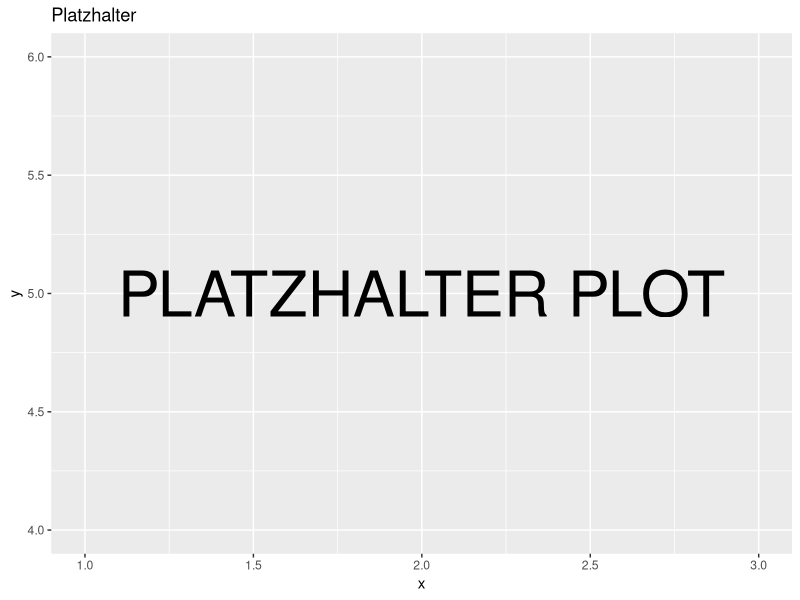

This chart was generated by the following R code:
library(ggplot2)
library(ggtext)

TS_GREEN <- "#b5c948"
RED <- "#D81B60"
cols_4 <- c(TS_GREEN, "#3E3D3C", "#1E88E5", RED)
PAL_AMPEL <- c(TS_GREEN, "#FFFF00", RED)

#hcl.pals(type = "diverging")
#scales::show_col(hcl.colors(6, "Purple-Green"))
cols_6 <- hcl.colors(6, "Purple-Green")
COLS_6_orig <- c('#8c510a','#d8b365','#f6e8c3','#c7eae5','#5ab4ac','#01665e')
COLS_6 <- c('#7a4a0c', '#cfb77c', '#f4e9d2', '#c0e3dc', '#4ca89f', '#155c52')

PAL5_DIV_orig <- c('#a6611a','#dfc27d','#f5f5f5','#80cdc1','#018571')
PAL5_DIV <- c('#874d16', '#d6bb88', '#f0f0f0', '#75c4b9', '#116b5c')
PAL5_UEB <- c(`Nein` = '#a6611a',`Eher nein` = '#dfc27d', `Bin mir unsicher` = '#f5f5f5',
`Eher ja` = '#80cdc1', `Ja` = '#018571')
theme_ts <- ggplot2::theme_minimal(base_size = 14,
                                   base_family = "Atkinson Hyperlegible") +
  ggplot2::theme(
    legend.position = "top",
    plot.title = element_text(
      face = "bold",
      size = 16,
      colour = "black"
    ),
    plot.title.position = "plot"
  )


PLACEHOLDER_PLOT <-
  ggplot(tibble::tibble(x = 1:3, y = 4:6), aes(x = x, y = y)) +
  geom_blank() +
  annotate(
    "text",
    x = 2,
    y = 5,
    label = "PLATZHALTER PLOT",
    size = 16
  ) +
  labs(title = "Platzhalter")
